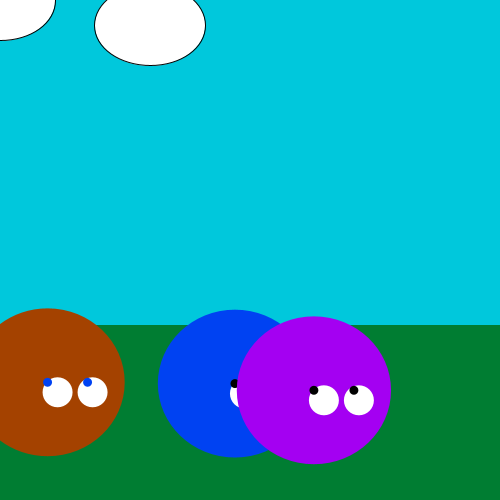
Frame 1 (no input)
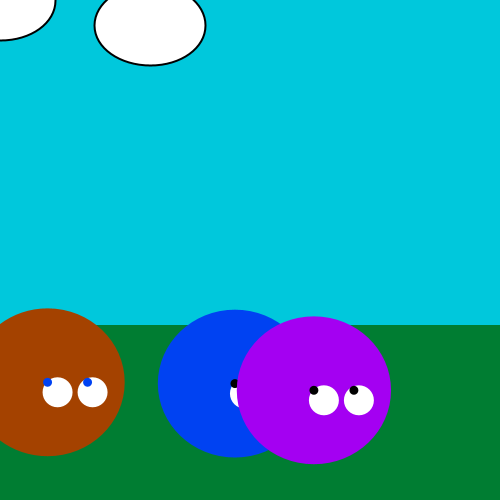
Frame 60 (the mouse pressed at the canvas centre just before this capture)
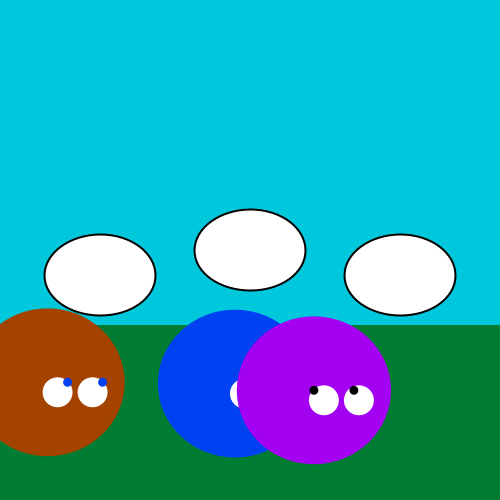
Frame 120 (the mouse held since frame 60 and released just before this capture)

The Processing sketch that drew these frames (run headless with seeded random() and noise(); from frame 60 on, the mouse is pressed at the canvas centre):

// Processing sketch: processing_73121
// ── processing_73121.pde

/*****************************************
 ** Assignment #3
 ** Name:         Emily Chang
 ** E-mail:       echang@brynmawr.edu
 ** Course:       CS 110 - 01
 ** Submitted:    10/3/2012
 **
 **This sketch illustrates three circles hanging out on 
 **a pretty nice day, following a few clouds moving across the sky
 **with their eyes. When you hover over their faces, they get 
 **round noses that kind of make them look like characters on  
 **Sesame Street.
  
***********************************************/
//color variables
float r = random(0, 255);
float g = random(0, 255);
float b = random (0, 255);

//Monster variables
float widthMonster = random(140, 200);
float lengthMonster = random(135, 150);
//monster 1
float x1 = random(0, 150);
float y1 = random(325, 450);
//monster 2
float x2 = random(125, 325);
float y2 = random(350, 450);
//monster 3
float x3 = random(300, 450);
float y3 = random(375, 450);


//cloud variables
float widthCloud = random(110, 125);
float lengthCloud = random(75, 95);
  
void setup() {
size (500, 500);
smooth ();
}

void drawMonster1 () {
  noStroke();
  fill (r, g, 0);
  ellipse (x1, y1, widthMonster, lengthMonster);
  stroke (0);
  strokeWeight(2);
}

void drawMonster2 () {
  noStroke();
  fill (0, g, b);
  ellipse (x2, y2, widthMonster, lengthMonster);
  stroke (0);
  strokeWeight(2);
}

void   drawMonster3 () {
    noStroke();
  fill (r, 0, b);
  ellipse (x3, y3, widthMonster, lengthMonster);
  stroke (0);
  strokeWeight(2);
}

void drawCloud () {
  ellipse (mouseX, mouseY, widthCloud, lengthCloud);
  ellipse (mouseX-150, mouseY+25, widthCloud, lengthCloud);
  ellipse (mouseX+150, mouseY+25, widthCloud, lengthCloud);
}
  
void draw () {
  background (0, 200, 220);
  
  //draw a cloud that moves with the mouse
   fill(255);
   drawCloud ();
   
  //draw grass
  fill (0, 125, 50);
  noStroke();
  rect (0, 325, 500, 250);

  drawMonster1 ();
  //Draw eyes that follow cloud
     noStroke ();
      fill (255);
      ellipse (x1 + 10, y1 + 10, 30, 30);
      ellipse (x1 +45, y1 + 10, 30, 30);
      fill (0, g, b);
      float lefteyeX1 = constrain (mouseX, x1, x1 + 20);
      float lefteyeY1 = constrain (mouseY, y1, y1 + 20);
      ellipse (lefteyeX1, lefteyeY1, 9, 9);
      float righteyeX1 = constrain (mouseX, x1 + 40, x1 + 55);
      float righteyeY1 = constrain (mouseY, y1, y1 + 20);
      ellipse (righteyeX1, righteyeY1, 9, 9);
      stroke (0);
   //as mouse hovers over monster, draw a nose
  if (mouseX <= x1+(widthMonster/2) && mouseX >= x1-(widthMonster/2) && mouseY <= y1+(lengthMonster/2) && mouseY >= y1-(lengthMonster/2)) {
    fill(r, 0, 0);
    ellipse(x1+30, y1+30, 25, 30);
  }
  
  drawMonster2 ();
      noStroke ();
      fill (255);
      ellipse (x2 + 10, y2 + 10, 30, 30);
      ellipse (x2 +45, y2 + 10, 30, 30);
      fill (0);
      float lefteyeX2 = constrain (mouseX, x2, x2 + 20);
      float lefteyeY2 = constrain (mouseY, y2, y2 + 20);
      ellipse (lefteyeX2, lefteyeY2, 9, 9);
      float righteyeX2 = constrain (mouseX, x2 + 40, x2 + 55);
      float righteyeY2 = constrain (mouseY, y2, y2 + 20);
      ellipse (righteyeX2, righteyeY2, 9, 9);
      stroke (0);
   //as mouse hovers over monster, draw a nose
  if (mouseX <= x2+(widthMonster/2) && mouseX >= x2-(widthMonster/2) && mouseY <= y2+(lengthMonster/2) && mouseY >= y2-(lengthMonster/2)) {
    fill(0, g, 0);
    ellipse(x2+30, y2+30, 25, 30);
}
  drawMonster3 ();
      noStroke ();
      fill (255);
      ellipse (x3 + 10, y3 + 10, 30, 30);
      ellipse (x3 +45, y3 + 10, 30, 30);
      fill (0);
      float lefteyeX3 = constrain (mouseX, x3, x3 + 20);
      float lefteyeY3 = constrain (mouseY, y3, y3 + 20);
      ellipse (lefteyeX3, lefteyeY3, 9, 9);
      float righteyeX3 = constrain (mouseX, x3 + 40, x3 + 55);
      float righteyeY3 = constrain (mouseY, y3, y3 + 20);
      ellipse (righteyeX3, righteyeY3, 9, 9);
      stroke (0);
   //as mouse hovers over monster, draw a nose
  if (mouseX <= x3+(widthMonster/2) && mouseX >= x3-(widthMonster/2) && mouseY <= y3+(lengthMonster/2) && mouseY >= y3-(lengthMonster/2)) {
    fill(0, 0, b);
    ellipse(x3+30, y3+30, 25, 30);
  }
}
